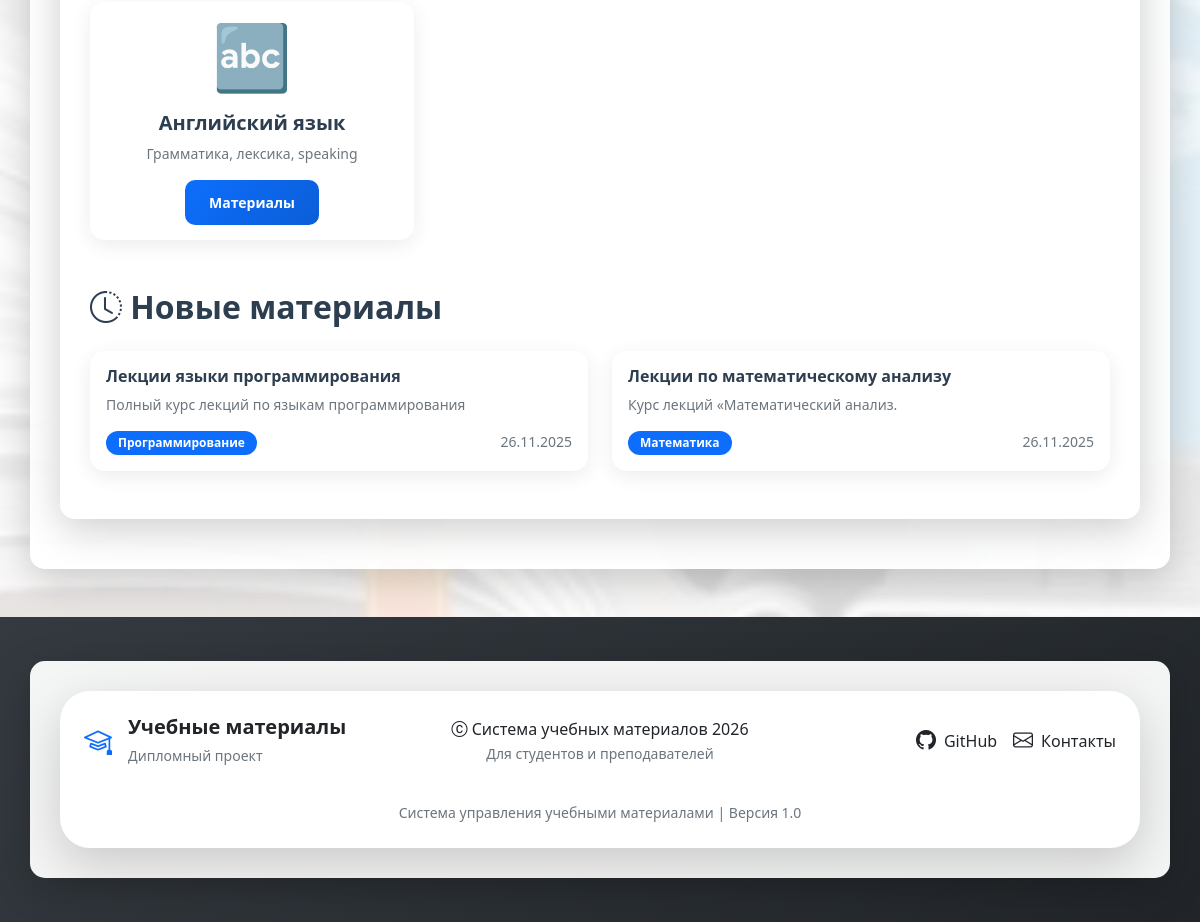
The page / (signed in, lower part) on the database as committed earlier.
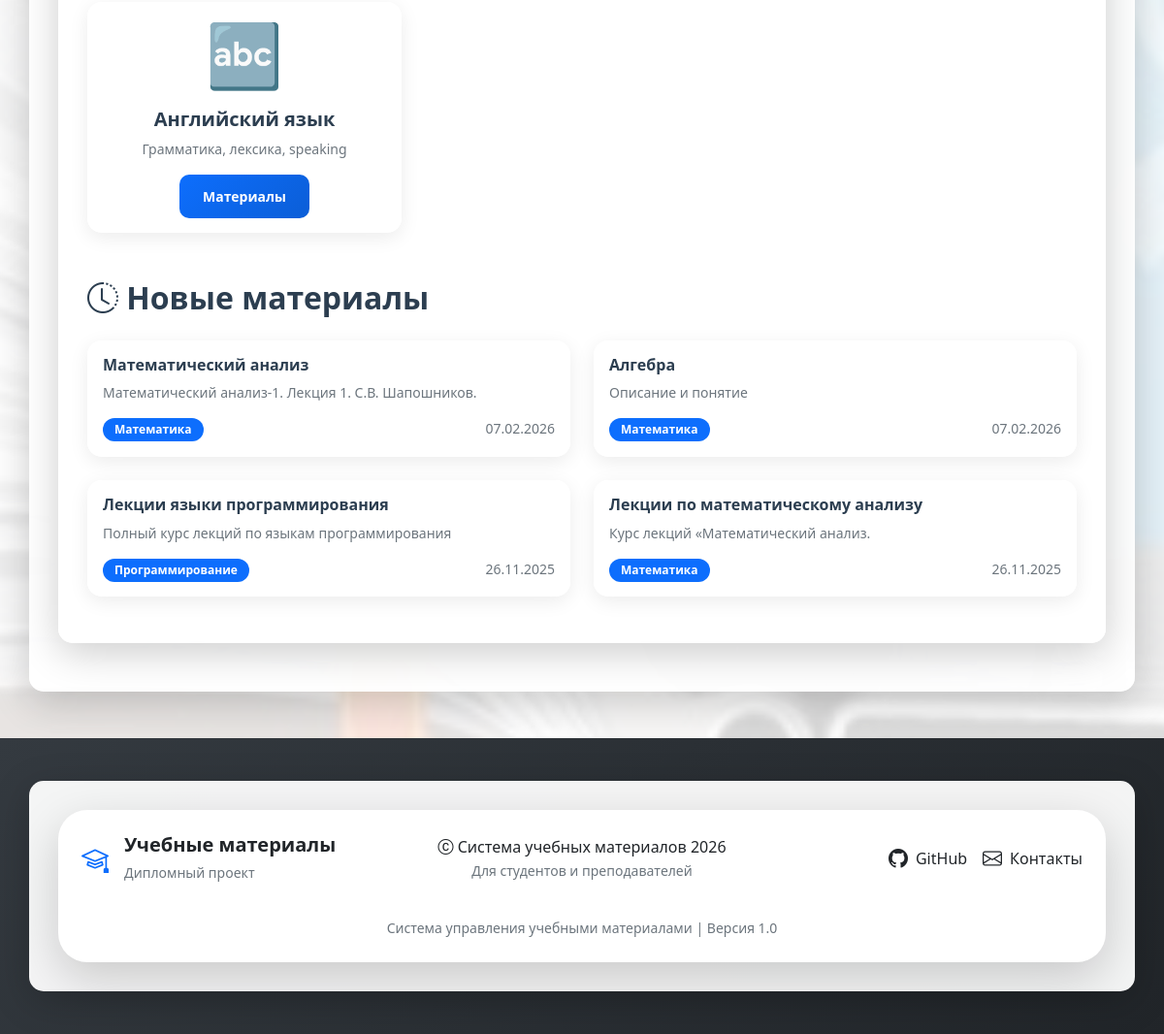
The same page on the database as committed later.
### materials/models.py (models this page shows, shortened)
class Subject(models.Model):
    name = models.CharField(max_length=100, verbose_name='Название предмета')
    description = models.TextField(blank=True, verbose_name='Описание')
    icon = models.CharField(max_length=50, default='📚', verbose_name='Иконка')
    class Meta:
        verbose_name = 'Предмет'
        verbose_name_plural = 'Предметы'

class Material(models.Model):
    MATERIAL_TYPES = [
        ('pdf', 'PDF документ'),
        ('video', 'Видео урок'),
        ('text', 'Текстовый материал'),
        ('presentation', 'Презентация'),
        ('link', 'Ссылка'),
    ]
    title = models.CharField(max_length=200, verbose_name='Название')
    description = models.TextField(verbose_name='Описание')
    subject = models.ForeignKey(Subject, on_delete=models.CASCADE, verbose_name='Предмет')
    material_type = models.CharField(max_length=20, choices=MATERIAL_TYPES, verbose_name='Тип материала')
    file = models.FileField(upload_to='materials/', blank=True, null=True, verbose_name='Файл')
    external_link = models.URLField(blank=True, verbose_name='Ссылка на внешний ресурс')
    uploaded_by = models.ForeignKey(User, on_delete=models.CASCADE, verbose_name='Автор')
    upload_date = models.DateTimeField(auto_now_add=True, verbose_name='Дата загрузки')
    tags = models.CharField(max_length=200, blank=True, verbose_name='Теги (через запятую)')
    class Meta:
        verbose_name = 'Материал'
        verbose_name_plural = 'Материалы'
        ordering = ['-upload_date']

### materials/views.py (the view, shortened to what this page needs)
# urls.py: 2. Add a URL to urlpatterns:  path('', views.home, name='home')
def home(request):
    subjects = Subject.objects.all()
    recent_materials = Material.objects.all().order_by('-upload_date')[:6]
    material_stats = {}
    for material_type, _ in Material.MATERIAL_TYPES:
        material_stats[material_type] = Material.objects.filter(
            material_type=material_type
        ).count()
    context = {
        'subjects': subjects,
        'recent_materials': recent_materials,
        'material_stats': material_stats,
    }
    return render(request, 'materials/home.html', context)

### materials/templates/materials/home.html (shortened to what this page needs)
{% extends "materials/base.html" %}
{% block content %}
<div class="container py-5">
    <div class="row g-4 mb-5">
        {% for subject in subjects %}
        <div class="col-md-4">
            <div class="card h-100">
                <div class="card-body text-center">
                    <div class="display-3 mb-3">{{ subject.get_icon_display|default:subject.icon }}</div>
                    <h5 class="card-title">{{ subject.name }}</h5>
                    <p class="card-text text-muted small">{{ subject.description|truncatewords:10 }}</p>
                    <a href="{% url 'subject_materials' subject.id %}" class="btn btn-primary btn-sm">
                        Материалы
                    </a>
                </div>
            </div>
        </div>
        {% empty %}
        <div class="col-12">
            <div class="alert alert-info">
                Пока нет учебных предметов
            </div>
        </div>
        {% endfor %}
    </div>
    <h2 class="mb-4">
        <i class="bi bi-clock-history"></i> Новые материалы
    </h2>
    <div class="row g-4">
        {% for material in recent_materials %}
        <div class="col-md-6">
            <div class="card">
                <div class="card-body">
                    <h6 class="card-title">{{ material.title }}</h6>
                    <p class="card-text small text-muted">{{ material.description|truncatewords:15 }}</p>
                    <div class="d-flex justify-content-between">
                        <span class="badge bg-primary">{{ material.subject.name }}</span>
                        <small class="text-muted">{{ material.upload_date|date:"d.m.Y" }}</small>
                    </div>
                </div>
            </div>
        </div>
        {% empty %}
        <div class="col-12">
            <div class="alert alert-info">
                Пока нет материалов
            </div>
        </div>
        {% endfor %}
    </div>
</div>
{% endblock %}

### materials/templates/materials/base.html (shortened to what this page needs)
<!DOCTYPE html>
<html lang="ru">
<head>
    <link href="https://cdn.jsdelivr.net/npm/bootstrap@5.1.3/dist/css/bootstrap.min.css" rel="stylesheet">
    <link rel="stylesheet" href="https://cdn.jsdelivr.net/npm/bootstrap-icons@1.10.0/font/bootstrap-icons.css">
    {% load static %}
    <link rel="stylesheet" href="{% static 'materials/css/main.css' %}">
    <link rel="stylesheet" href="{% static 'materials/css/animations.css' %}">
    <link rel="stylesheet" href="{% static 'materials/css/themes.css' %}">
</head>
<body>
<div class="container mt-4 animate-fade-in">
    {% block content %}
    {% endblock %}
</div>
<footer class="py-4 mt-5">
    <div class="container">
        <div class="bg-white rounded-4 p-4 shadow-lg" style="border-radius: 30px !important;">
            <div class="row align-items-center">
                <div class="col-lg-4 mb-3 mb-lg-0">
                    <div class="d-flex align-items-center">
                        <i class="bi bi-mortarboard fs-3 text-primary me-3"></i>
                        <div>
                            <h5 class="text-dark mb-1 fw-bold">Учебные материалы</h5>
                            <small class="text-muted">Дипломный проект</small>
                        </div>
                    </div>
                </div>
                <div class="col-lg-4 mb-3 mb-lg-0 text-center">
                    <p class="text-dark mb-0">
                        <i class="bi bi-c-circle"></i> Система учебных материалов {% now "Y" %}
                    </p>
                    <small class="text-muted">
                        Для студентов и преподавателей
                    </small>
                </div>
                <div class="col-lg-4 text-lg-end">
                    <div class="d-flex justify-content-center justify-content-lg-end gap-3">
                        <a href="https://github.com/KOFF63/graduate-work"
                           class="text-dark text-decoration-none d-flex align-items-center fw-medium"
                           target="_blank">
                            <i class="bi bi-github fs-5 me-2"></i> GitHub
                        </a>
                        <a href="#" class="text-dark text-decoration-none d-flex align-items-center fw-medium">
                            <i class="bi bi-envelope fs-5 me-2"></i> Контакты
                        </a>
                    </div>
                </div>
            </div>
            <hr class="my-3">
            <div class="row">
                <div class="col-12 text-center">
                    <small class="text-muted">
                        Система управления учебными материалами | Версия 1.0
                    </small>
                </div>
            </div>
        </div>
    </div>
</footer>
{% load static %}
</body>
</html>

### materials/static/materials/css/main.css (style rules this page uses)
body { background-image: url('/static/materials/images/9ade-s.jpg'); background-size: cover; background-position: center center; background-attachment: fixed; background-repeat: no-repeat; min-height: 100vh; margin: 0; padding: 0; }
body::before { content: ''; position: fixed; top: 0; left: 0; right: 0; bottom: 0; background: rgba(255, 255, 255, 0.85); z-index: -1; }
.container { background-color: rgba(255, 255, 255, 0.92); border-radius: 15px; padding: 30px; margin-top: 20px; margin-bottom: 20px; box-shadow: 0 10px 40px rgba(0, 0, 0, 0.1); position: relative; }
.card { background-color: rgba(255, 255, 255, 0.97); border: 1px solid rgba(0, 0, 0, 0.08); border-radius: 12px; box-shadow: 0 5px 20px rgba(0, 0, 0, 0.08); transition: all 0.3s ease; backdrop-filter: blur(8px); overflow: hidden; }
.card-body { color: #333; }
h1, h2, h3, h4, h5, h6 { color: #2c3e50; font-weight: 600; }
.btn { border-radius: 8px; font-weight: 500; transition: all 0.3s ease; }

### materials/static/materials/css/animations.css (style rules this page uses)
.animate-fade-in { animation: fadeIn 0.8s ease-out; }

### materials/static/materials/css/themes.css (style rules this page uses)
body { background-color: #f8f9fa; background-image: radial-gradient(#e9ecef 1px, transparent 1px); background-size: 20px 20px; min-height: 100vh; font-family: 'Segoe UI', Tahoma, Geneva, Verdana, sans-serif; }
.card { border-radius: 15px; border: none; transition: all 0.3s cubic-bezier(0.4, 0, 0.2, 1); overflow: hidden; }
.btn { border-radius: 10px; font-weight: 600; padding: 0.75rem 1.5rem; transition: all 0.3s ease; border: none; }
.btn-primary { background: linear-gradient(135deg, #0d6efd 0%, #0b5ed7 100%); border: none; }
.badge { border-radius: 20px; padding: 0.5em 1em; font-weight: 600; }
footer { background: linear-gradient(135deg, #343a40 0%, #212529 100%); color: white; margin-top: 5rem; padding: 3rem 0; }

Rows that differ between the two databases and show on the page:
added Material: title "Математический анализ", description "Математический анализ-1. Лекция 1. С.В. Шапошников.", subject.name "Математика", upload_date "07.02.2026"
added Material: title "Алгебра", description "Описание и понятие", subject.name "Математика", upload_date "07.02.2026"
